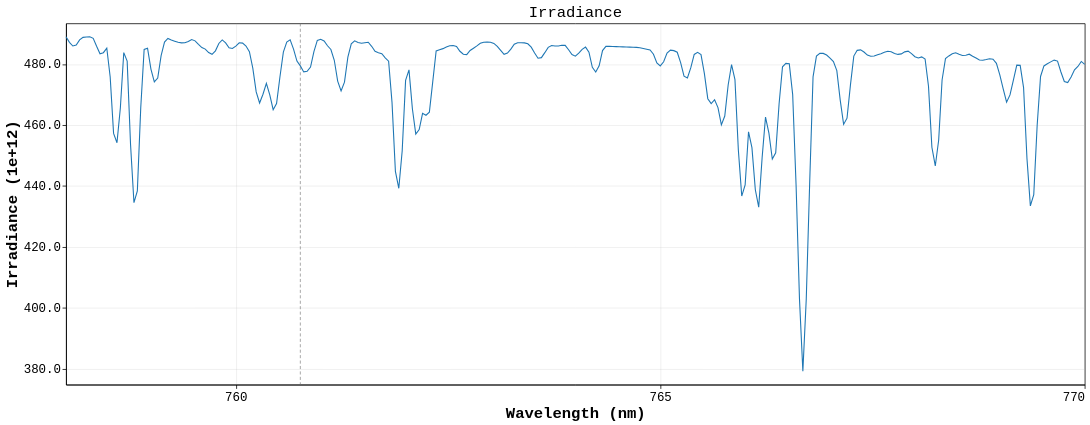

Source (notebook cell):
### Markdown cell above
## Irradiance

### Code cell
irradiance_chart

### Figure 1 — Vega-Lite specification as saved in the notebook (floating-point values rounded to 4 significant figures; data arrays with more than 128 entries replaced by an {"elided": "..."} marker saying what was removed)
{"config": {"background": "white", "view": {"stroke": "black", "continuousWidth": 1311, "continuousHeight": 465}, "axis": {"domain": true, "domainColor": "black", "grid": true, "gridColor": "#b0b0b0", "gridOpacity": 0.25, "labelColor": "black", "labelFont": "Menlo, Monaco, Consolas, Liberation Mono, DejaVu Sans Mono, monospace", "labelFontSize": 16, "tickColor": "black", "titleColor": "black", "titleFont": "Menlo, Monaco, Consolas, Liberation Mono, DejaVu Sans Mono, monospace", "titleFontSize": 20}, "legend": {"labelColor": "black", "labelFont": "Menlo, Monaco, Consolas, Liberation Mono, DejaVu Sans Mono, monospace", "labelFontSize": 16, "labelLimit": 320, "orient": "bottom-left", "fillColor": "white", "strokeColor": "#cccccc", "padding": 8, "titleColor": "black", "titleFont": "Menlo, Monaco, Consolas, Liberation Mono, DejaVu Sans Mono, monospace", "titleFontSize": 16}, "line": {"strokeWidth": 1.4}, "point": {"size": 28}, "range": {"category": ["#1f77b4", "#ff7f0e", "#d62728"]}, "title": {"color": "black", "font": "Menlo, Monaco, Consolas, Liberation Mono, DejaVu Sans Mono, monospace", "fontSize": 20, "fontWeight": "normal", "anchor": "middle"}}, "layer": [{"data": {"name": "data-f496c941e15a20fea2b9f642dac88e3f"}, "mark": {"type": "line", "color": "#1f77b4", "strokeWidth": 1.4}, "encoding": {"tooltip": [{"field": "wavelength_nm", "format": ".4f", "title": "Wavelength (nm)", "type": "quantitative"}, {"field": "irradiance", "format": ".8g", "title": "Irradiance", "type": "quantitative"}], "x": {"axis": {"tickMinStep": 5}, "field": "wavelength_nm", "scale": {"zero": false}, "title": "Wavelength (nm)", "type": "quantitative"}, "y": {"axis": {"format": ".4g", "tickCount": 6}, "field": "irradiance_scaled", "scale": {"domain": [374.9, 493.4], "zero": false}, "title": "Irradiance (1e+12)", "type": "quantitative"}}}, {"data": {"name": "data-238348796e492216436abadd46c9b948"}, "mark": {"type": "rule", "color": "#737373", "strokeDash": [4, 3], "strokeWidth": 0.8}, "encoding": {"x": {"field": "wavelength_nm", "type": "quantitative"}}}], "height": 465, "title": "Irradiance", "width": 1311, "$schema": "https://vega.github.io/schema/vega-lite/v6.4.1.json", "datasets": {"data-f496c941e15a20fea2b9f642dac88e3f": {"elided": "301 records"}, "data-238348796e492216436abadd46c9b948": [{"wavelength_nm": 760.8}]}}
